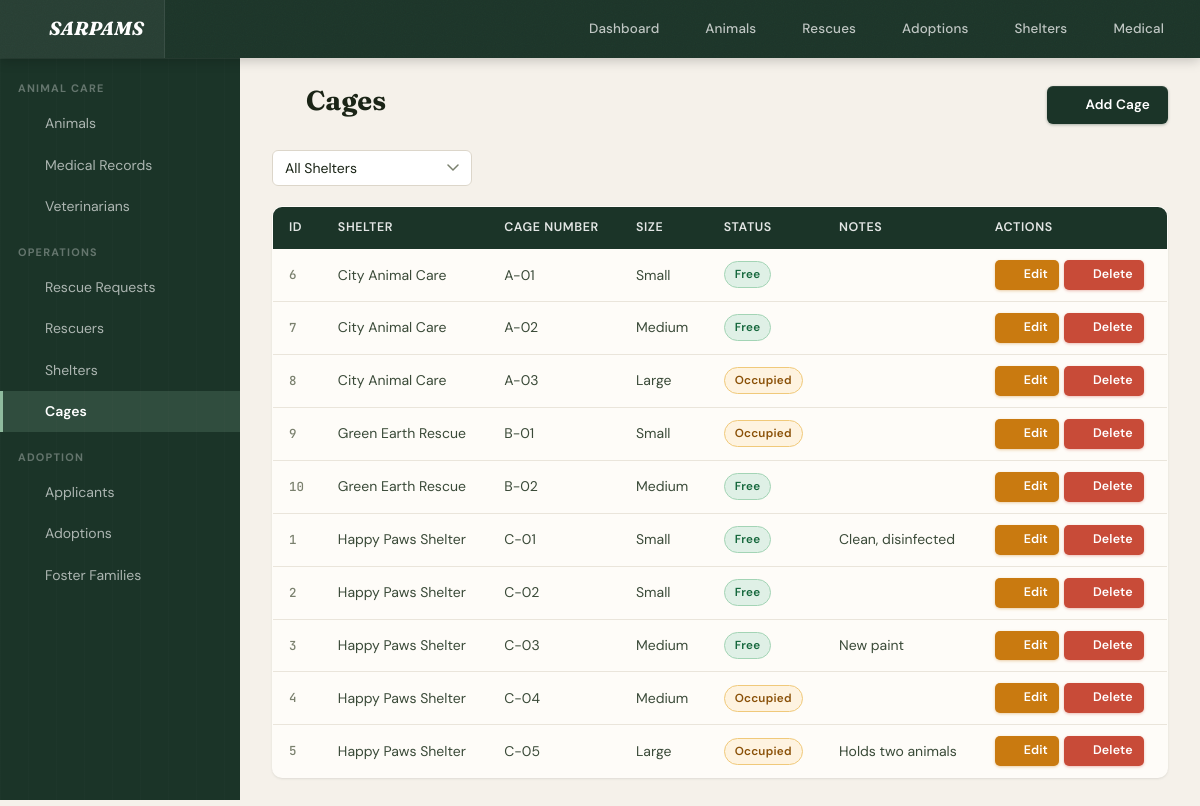
The app's page /cages/index.php with its own data.
### tables this page shows
CREATE TABLE IF NOT EXISTS CAGE (
    cage_id       INT AUTO_INCREMENT PRIMARY KEY,
    shelter_id    INT NOT NULL,
    cage_number   VARCHAR(10) NOT NULL,
    size_category ENUM('Small','Medium','Large') NOT NULL,
    is_occupied   BOOLEAN DEFAULT FALSE,
    notes         TEXT,
    FOREIGN KEY (shelter_id) REFERENCES SHELTER(shelter_id) ON DELETE RESTRICT
);

CREATE TABLE IF NOT EXISTS SHELTER (
    shelter_id    INT AUTO_INCREMENT PRIMARY KEY,
    shelter_name  VARCHAR(100) NOT NULL UNIQUE,
    address       VARCHAR(200) NOT NULL,
    city          VARCHAR(60)  NOT NULL,
    capacity      INT          NOT NULL,
    contact_phone VARCHAR(15)  NOT NULL,
    manager_name  VARCHAR(100) NOT NULL,
    created_at    TIMESTAMP DEFAULT CURRENT_TIMESTAMP
);

### config/db.php (called while the page is built, shortened)
<?php
function getDB() {
    static $conn = null;
    if ($conn === null) {
        $conn = new mysqli(DB_HOST, DB_USER, DB_PASS, DB_NAME);
        $conn->set_charset('utf8mb4');
    }
    return $conn;
}
function query($sql) {
    $result = getDB()->query($sql);
    return $result;
}
function fetchAll($sql) {
    $result = query($sql);
    $rows = [];
    while ($row = $result->fetch_assoc()) $rows[] = $row;
    return $rows;
}

### cages/index.php (the view, shortened to what this page needs)
<?php
require_once __DIR__ . '/../config/db.php';
require_once __DIR__ . '/../includes/header.php';
$filter_shelter = isset($_GET['shelter_id']) ? (int)$_GET['shelter_id'] : 0;
$where = $filter_shelter > 0 ? "WHERE c.shelter_id = $filter_shelter" : '';
$cages = fetchAll("
    SELECT c.*, sh.shelter_name
    FROM CAGE c
    JOIN SHELTER sh ON c.shelter_id = sh.shelter_id
    $where
    ORDER BY sh.shelter_name, c.cage_number
");
?>
<div class="page-header">
    <h1 class="page-title"><i data-lucide="grid-3x3"></i> Cages</h1>
    <a href="/sarpams/cages/create.php" class="btn btn-primary"><i data-lucide="plus"></i> Add Cage</a>
</div>
<div class="search-bar">
    <form method="get" action="">
        <select name="shelter_id" onchange="this.form.submit()">
            <option value="">All Shelters</option>
        </select>
    </form>
</div>
<?php if (empty($cages)): ?>
<div class="empty-state"><p>No cages found.</p></div>
<?php else: ?>
<table class="table">
    <thead>
        <tr>
            <th>ID</th>
            <th>Shelter</th>
            <th>Cage Number</th>
            <th>Size</th>
            <th>Status</th>
            <th>Notes</th>
            <th class="table-actions">Actions</th>
        </tr>
    </thead>
    <tbody>
    <?php foreach ($cages as $c): ?>
        <tr>
            <td><?= $c['cage_id'] ?></td>
            <td><?= htmlspecialchars($c['shelter_name']) ?></td>
            <td><?= htmlspecialchars($c['cage_number']) ?></td>
            <td><?= htmlspecialchars($c['size_category']) ?></td>
            <td>
                <span class="badge badge-<?= $c['is_occupied'] ? 'treatment' : 'healthy' ?>">
                    <?= $c['is_occupied'] ? 'Occupied' : 'Free' ?>
                </span>
            </td>
            <td><?= htmlspecialchars(mb_strimwidth($c['notes'] ?? '', 0, 60, '…')) ?></td>
            <td class="table-actions">
                <a href="/sarpams/cages/edit.php?id=<?= $c['cage_id'] ?>" class="btn btn-sm btn-warning"><i data-lucide="pencil"></i> Edit</a>
                <a href="/sarpams/cages/delete.php?id=<?= $c['cage_id'] ?>" class="btn btn-sm btn-danger"><i data-lucide="trash-2"></i> Delete</a>
            </td>
        </tr>
    <?php endforeach; ?>
    </tbody>
</table>
<?php endif; ?>

### records on screen
cage: cage_id "6", shelter.shelter_name "City Animal Care", cage_number "A-01", size_category "Small", is_occupied "Free"
cage: cage_id "7", shelter.shelter_name "City Animal Care", cage_number "A-02", size_category "Medium", is_occupied "Free"
cage: cage_id "8", shelter.shelter_name "City Animal Care", cage_number "A-03", size_category "Large", is_occupied "Occupied"
cage: cage_id "9", shelter.shelter_name "Green Earth Rescue", cage_number "B-01", size_category "Small", is_occupied "Occupied"
cage: cage_id "10", shelter.shelter_name "Green Earth Rescue", cage_number "B-02", size_category "Medium", is_occupied "Free"
cage: cage_id "1", shelter.shelter_name "Happy Paws Shelter", cage_number "C-01", size_category "Small", is_occupied "Free", notes "Clean, disinfected"
cage: cage_id "2", shelter.shelter_name "Happy Paws Shelter", cage_number "C-02", size_category "Small", is_occupied "Free"
cage: cage_id "3", shelter.shelter_name "Happy Paws Shelter", cage_number "C-03", size_category "Medium", is_occupied "Free", notes "New paint"
cage: cage_id "4", shelter.shelter_name "Happy Paws Shelter", cage_number "C-04", size_category "Medium", is_occupied "Occupied"
cage: cage_id "5", shelter.shelter_name "Happy Paws Shelter", cage_number "C-05", size_category "Large", is_occupied "Occupied", notes "Holds two animals"
